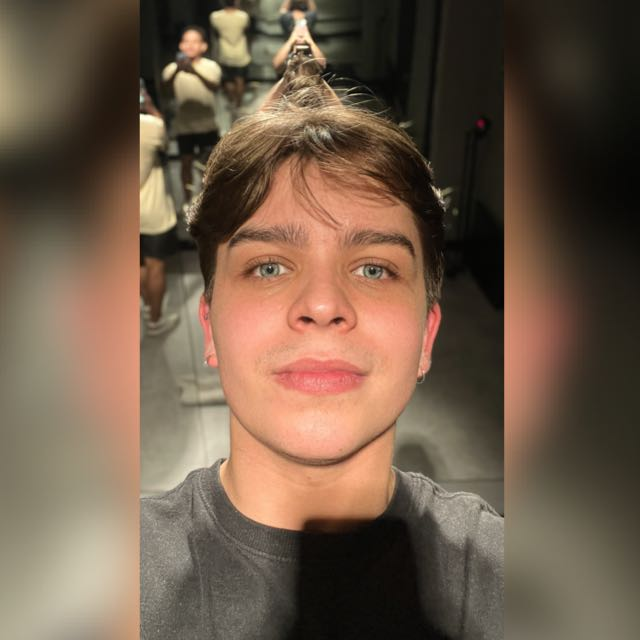
#> input picture images/foto.jpg, 640 x 640 px
$ python otsu_edge.py ../images/foto.jpg
#> lines starting #> are read from the running program, lines starting #| are printed output that depends on the picture; after the words box and inside, x2 and y2 are one past the last pixel; in counts of white or black regions, pixels touching at a corner belong together
import argparse
import numpy as np
from PIL import Image
import matplotlib.pyplot as plt

def load_image(image_path):
    """
    Carrega uma imagem em escala de cinza e a converte para uma matriz (array) de intensidades.
    """
    img = Image.open(image_path).convert("L")
    return np.array(img)

def compute_histogram(image):
    """
    Calcula o histograma da imagem (valores de 0 a 255).
    """
    return np.histogram(image, bins=np.arange(257))[0]

def otsu_threshold(image):
    """
    Calcula o melhor limiar para a imagem utilizando o método de Otsu.

    Retorna:
      - threshold: valor de limiar calculado.
    """
    histogram = compute_histogram(image)
    total = image.size

    sum_total = np.sum(np.arange(256) * histogram)

    sum_b = 0
    weight_b = 0
    var_max = 0
    threshold = 0

    for t in range(256):
        weight_b += histogram[t]
        if weight_b == 0:
            continue
        weight_f = total - weight_b
        if weight_f == 0:
            break
        sum_b += t * histogram[t]
        mean_b = sum_b / weight_b
        mean_f = (sum_total - sum_b) / weight_f

        # Variância entre classes
        var_between = weight_b * weight_f * (mean_b - mean_f) ** 2
        if var_between > var_max:
            var_max = var_between
            threshold = t

    return threshold

def apply_threshold(image, threshold):
    """
    Aplica a binarização na imagem utilizando o limiar calculado.
    """
    return np.where(image > threshold, 255, 0)

def show_images(original, binarized, threshold):
    """
    Exibe a imagem original e a imagem binarizada lado a lado.
    """
    plt.figure(figsize=(12, 6))

    plt.subplot(1, 2, 1)
    plt.title("Imagem Original")
    plt.imshow(original, cmap='gray')
    plt.axis('off')

    plt.subplot(1, 2, 2)
    plt.title(f"Imagem Binarizada (Otsu: T = {threshold})")
    plt.imshow(binarized, cmap='gray')
    plt.axis('off')

    plt.tight_layout()
    plt.show()

def main():
    parser = argparse.ArgumentParser(description="Segmentação de imagem usando o método de Otsu.")
    parser.add_argument("imagem", help="Caminho para a imagem em escala de cinza.")
    args = parser.parse_args()

    # Carrega a imagem
    img_matrix = load_image(args.imagem)
#> in load_image, `img = Image.open(image_path).convert("L")`:
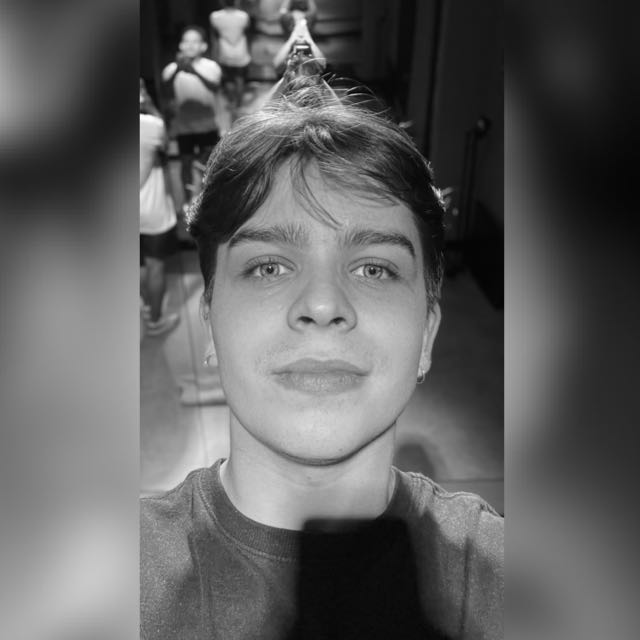
#> img: PIL image 640x640 L; min 0, max 253, mean 95.2

    # Calcula o limiar de Otsu
    threshold = otsu_threshold(img_matrix)
#> in otsu_threshold, `histogram = compute_histogram(image)`: histogram = 256 values, max 5462 at index 12, min 0 at index 254, mean 1600
#> in otsu_threshold, `sum_total = np.sum(np.arange(256) * histogram)`: sum_total = 39008612
#> the loop in otsu_threshold, `for t in range(256):` made 254 passes
#> (weight_b, weight_f, sum_b, mean_b, mean_f, var_max) on passes 1 to 12: (1, 409599, 0, 0, 95.24, 3.72e+09), (3, 409597, 2, 0.667, 95.24, 1.1e+10), (6, 409594, 8, 1.33, 95.24, 2.17e+10), (8, 409592, 14, 1.75, 95.24, 2.86e+10), (57, 409543, 210, 3.68, 95.25, 1.96e+11), (882, 408718, 4335, 4.91, 95.43, 2.95e+12), (1891, 407709, 10389, 5.49, 95.65, 6.27e+12), (3371, 406229, 20749, 6.16, 95.98, 1.1e+13), (4510, 405090, 29861, 6.62, 96.22, 1.47e+13), (6053, 403547, 43748, 7.23, 96.56, 1.95e+13), (9460, 400140, 77818, 8.23, 97.29, 3e+13), (14300, 395300, 131058, 9.16, 98.35, 4.5e+13)
#> after the loop in otsu_threshold, `for t in range(256):`: sum_b = 39007600; threshold = 94; var_max = 4.28e+14; weight_b = 409600
#> threshold = 94
    print(f"Limiar calculado: {threshold}")
#| Limiar calculado: 94

    # Aplica a binarização
    binarized = apply_threshold(img_matrix, threshold)
#> in apply_threshold, `return np.where(image > threshold, 255, 0)`:
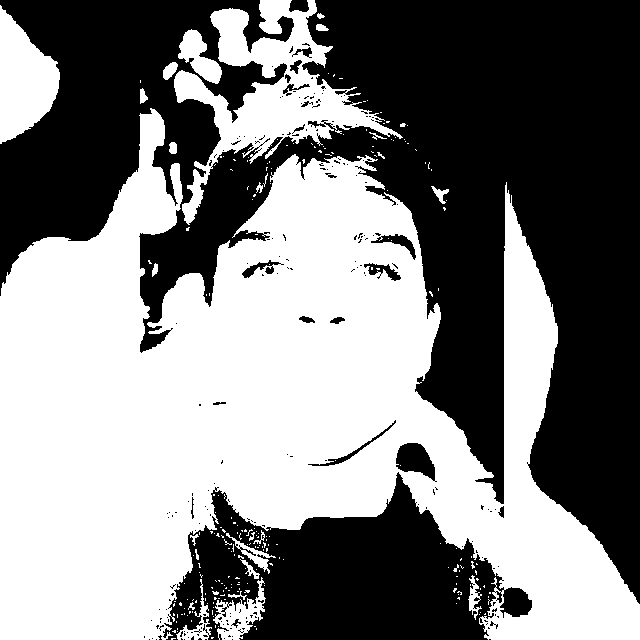
#> returned value: shape (640, 640) int64; 50.6% white; 210 black regions (188 under 20 px), largest, box (x1, y1, x2, y2) and area: (0, 0, 640, 604) 164684, (163, 472, 532, 640) 34086, (396, 443, 437, 482) 951

    # Exibe as imagens
    show_images(img_matrix, binarized, threshold)
#> in show_images, `plt.show()`:
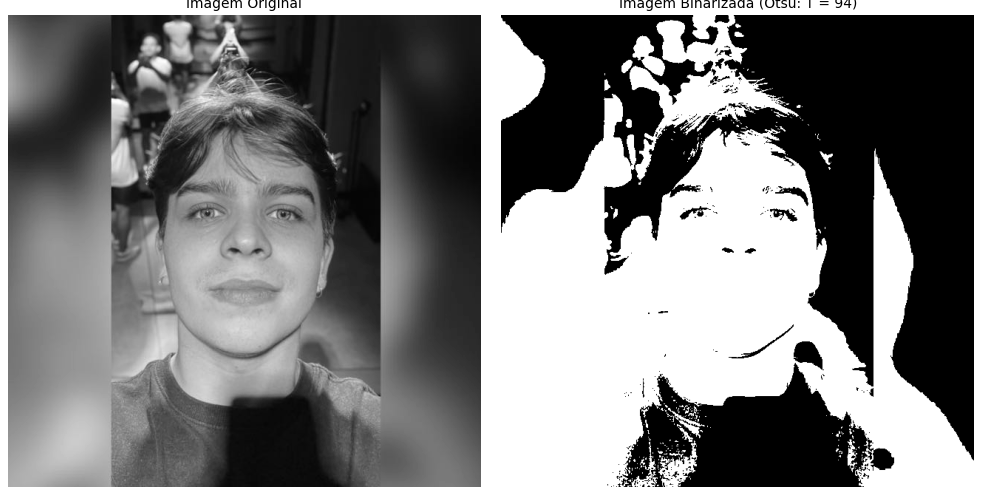
#> figure drawn by matplotlib, 2 panels

if __name__ == '__main__':
    main()

$ run again, on images/imagem.png
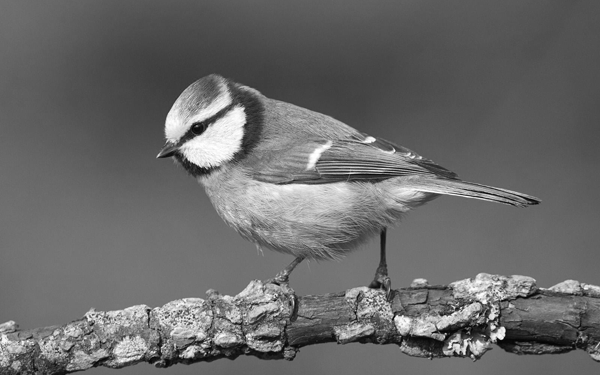
#> input picture images/imagem.png, 600 x 375 px
#> histogram = 256 values, max 5819 at index 115, min 0 at index 0, mean 878.9
#> sum_total = 23692859
#> the loop in otsu_threshold, `for t in range(256):` made 256 passes
#> (weight_b, weight_f, sum_b, mean_b, mean_f, var_max) on passes 3 to 10: (1, 224999, 2, 2, 105.3, 2.4e+09), (3, 224997, 8, 2.67, 105.3, 7.11e+09), (14, 224986, 52, 3.71, 105.3, 3.25e+10), (31, 224969, 137, 4.42, 105.3, 7.1e+10), (56, 224944, 287, 5.12, 105.3, 1.26e+11), (106, 224894, 637, 6.01, 105.3, 2.35e+11), (165, 224835, 1109, 6.72, 105.4, 3.61e+11), (230, 224770, 1694, 7.37, 105.4, 4.97e+11)
#> after the loop in otsu_threshold, `for t in range(256):`: sum_b = 23686229; threshold = 136; var_max = 5e+13; weight_b = 225000
#> in main, `threshold = otsu_threshold(img_matrix)`: threshold = 136
#| Limiar calculado: 136
#> in apply_threshold, `return np.where(image > threshold, 255, 0)`:
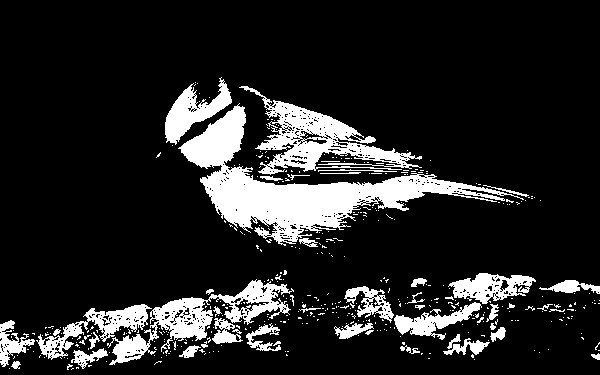
#> returned value: shape (375, 600) int64; 14.7% white; 430 white regions (387 under 20 px), largest, box (x1, y1, x2, y2) and area: (178, 103, 524, 246) 11768, (239, 86, 422, 175) 4788, (107, 279, 294, 365) 4019
#> in show_images, `plt.show()`:
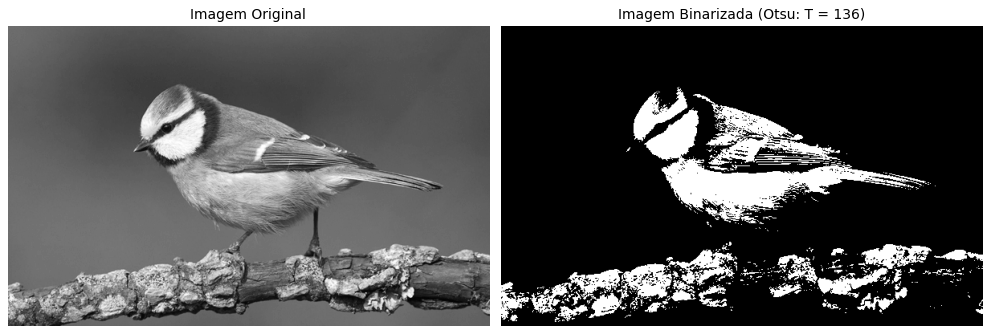
#> figure drawn by matplotlib, 2 panels

$ run again, on images/imagem2.png
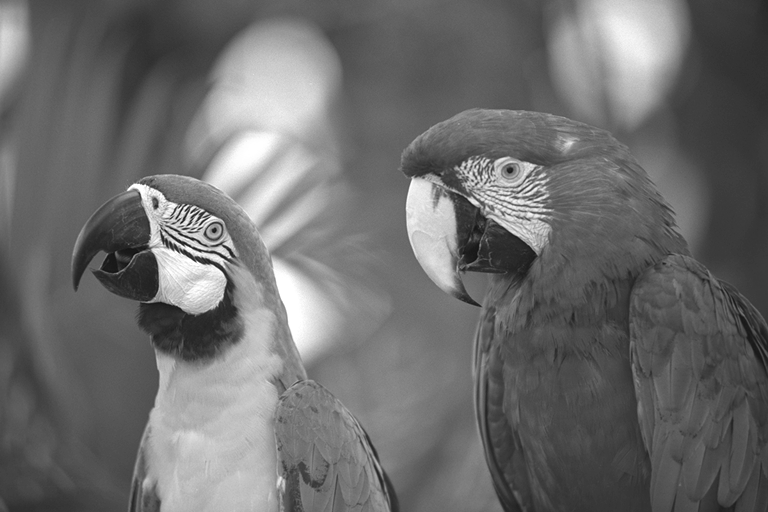
#> input picture images/imagem2.png, 768 x 512 px
#> in load_image, img is the input picture: PIL image 768x512 L; min 14, max 255, mean 109
#> histogram = 256 values, max 7778 at index 90, min 0 at index 0, mean 1536
#> sum_total = 42863012
#> the loop in otsu_threshold, `for t in range(256):` made 256 passes
#> (weight_b, weight_f, sum_b, mean_b, mean_f, var_max) on passes 15, 17, 18, 20, 21, 22, 23, 24: (2, 393214, 28, 14, 109, 7.1e+09), (3, 393213, 44, 14.67, 109, 1.05e+10), (5, 393211, 78, 15.6, 109, 1.72e+10), (6, 393210, 97, 16.17, 109, 2.03e+10), (11, 393205, 197, 17.91, 109, 3.59e+10), (21, 393195, 407, 19.38, 109, 6.63e+10), (53, 393163, 1111, 20.96, 109, 1.62e+11), (55, 393161, 1157, 21.04, 109, 1.67e+11)
#> after the loop in otsu_threshold, `for t in range(256):`: sum_b = 42580982; threshold = 136; var_max = 2.4e+14; weight_b = 393216
#> in main, `threshold = otsu_threshold(img_matrix)`: threshold = 136
#| Limiar calculado: 136
#> in apply_threshold, `return np.where(image > threshold, 255, 0)`:
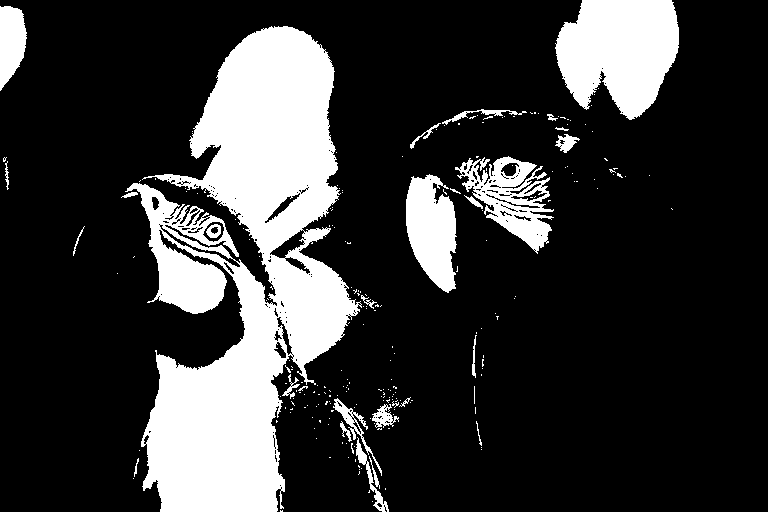
#> returned value: shape (512, 768) int64; 21.2% white; 231 white regions (203 under 20 px), largest, box (x1, y1, x2, y2) and area: (125, 26, 362, 512) 59078, (555, 0, 679, 120) 10909, (406, 174, 457, 293) 4233
#> in show_images, `plt.show()`:
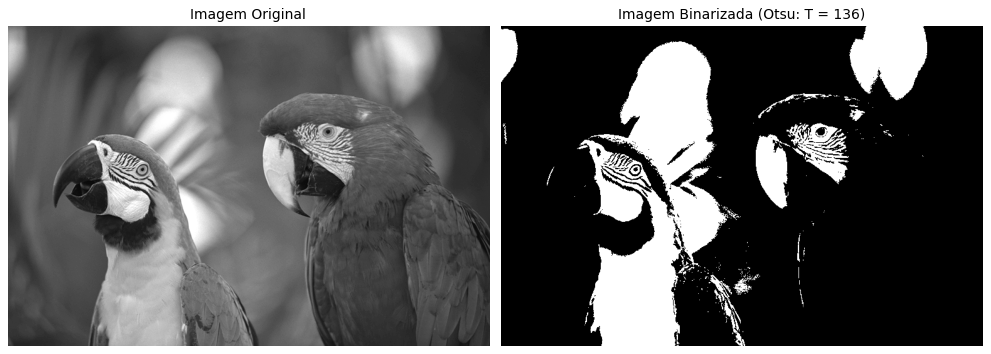
#> figure drawn by matplotlib, 2 panels
